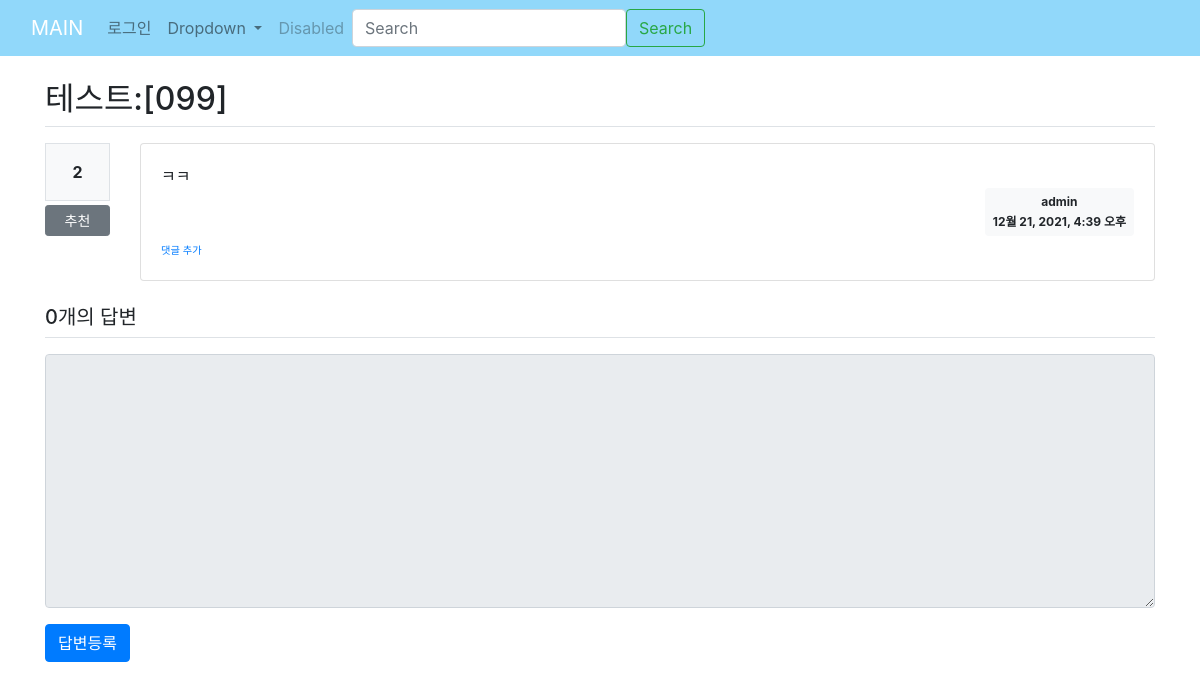
The app's page /115/, older data.
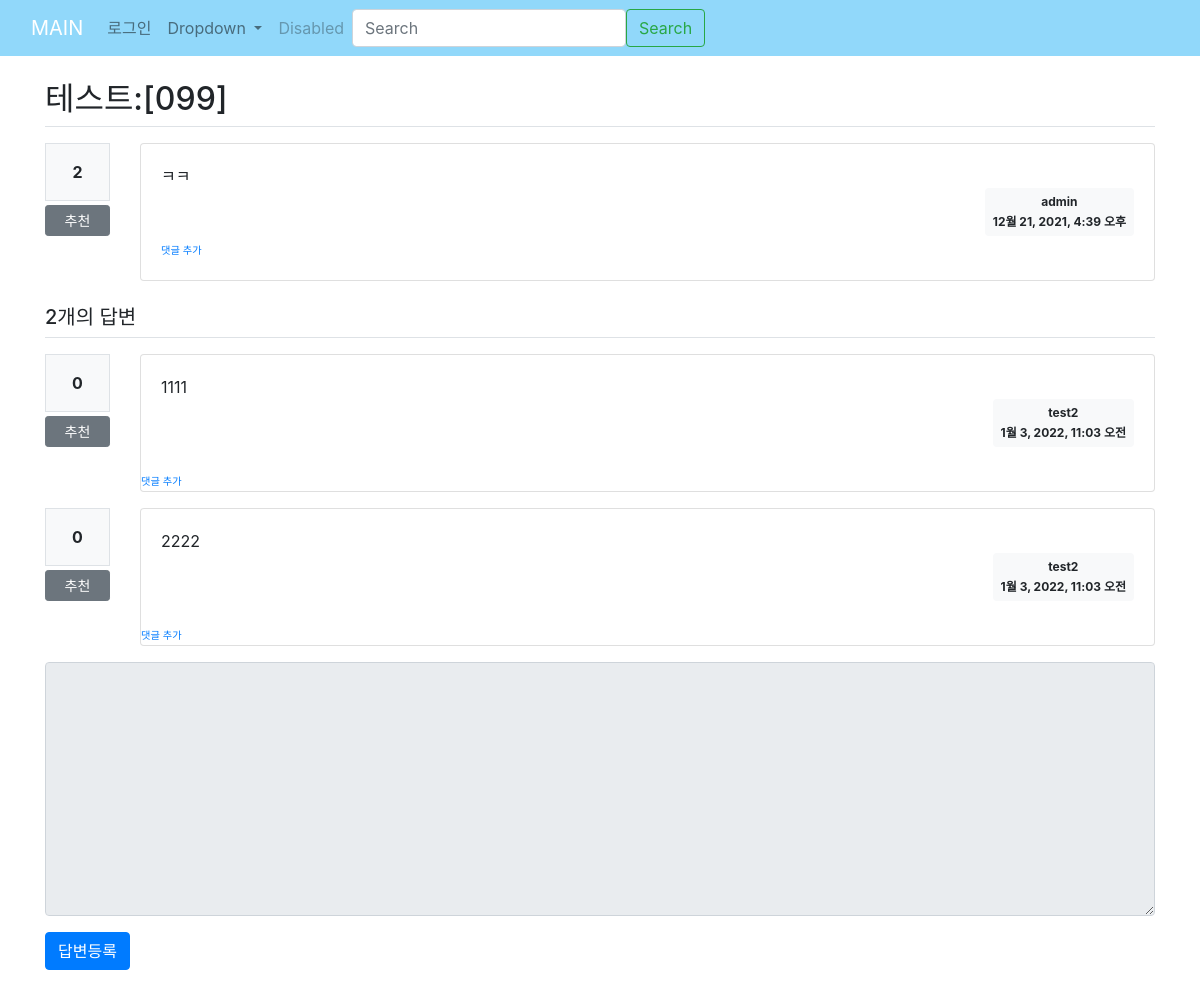
The same page, newer data.
### board/models.py (models this page shows, shortened)
class Question(models.Model):
    modify_date = models.DateTimeField(null=True, blank=True)
    author = models.ForeignKey(User, on_delete=models.CASCADE, related_name='author_question')
    subject = models.CharField(max_length=200)
    content = models.TextField()
    create_date = models.DateTimeField()
    voter = models.ManyToManyField(User, related_name='voter_question')

class Answer(models.Model):
    modify_date = models.DateTimeField(null=True, blank=True)
    author = models.ForeignKey(User, on_delete=models.CASCADE, null=True, related_name='author_answer')
    question = models.ForeignKey(Question, on_delete=models.CASCADE)
    content = models.TextField()
    create_date = models.DateTimeField()
    voter = models.ManyToManyField(User, related_name='voter_answer')

### board/views/base_views.py (the view)
# urls.py: path('<int:question_id>/', base_views.detail, name='detail'),
def detail(request, question_id):
    question = get_object_or_404(Question, pk=question_id)
    context = {'question': question}
    return render(request, 'board/question_detail.html', context)

### templates/board/question_detail.html (shortened to what this page needs)
{% extends 'base.html' %}
{% block content %}
<div class="container my-3">
    <h2 class="border-bottom py-2">{{ question.subject }}</h2>
    <div class="row my-3">
        <div class="col-1">
            <div class="bg-light text-center p-3 border font-weight-bolder mb-1" id="test">
                {{question.voter.count}}
            </div>
            <a href="#" data-uri="{% url 'board:vote_question' question.id %}"
               class="recommend btn btn-sm btn-secondary btn-block my-1">추천</a>
        </div>
        <div class="col-11">
            <div class="card">
                <div class="card-body">
                    <div class="card-text" style="white-space: pre-line;">{{ question.content }}</div>
                        <div class="d-flex justify-content-end">
                            <div class="badge badge-light p-2">
                        <div class="mb-2">{{ question.author }}</div>
                    <div>{{ question.create_date }}</div>
                </div>
            </div>
            <div>
                <a href="{% url 'board:comment_create_question' question.id %}"
                   class="small"><small>댓글 추가</small>
                </a>
            </div>
        </div>
    </div>
    </div>
    </div>
    <h5 class="border-bottom my-3 py-2">{{ question.answer_set.count}}개의 답변</h5>
        {% for answer in question.answer_set.all %}
        <div class="row my-3">
            <div class="col-1">
                <div class="bg-light text-center p-3 border font-weight-bolder mb-1">
                    {{answer.voter.count}}
                </div>
                <a href="#" data-uri="{% url 'board:vote_answer' question.id %}"
                   class="recommend btn btn-sm btn-secondary btn-block my-1">추천</a>
            </div>
        <div class="col-11">
            <div class="card">
            <div class="card-body">
             <div class="card-text" style="white-space: pre-line;">{{ answer.content }}</div>
            <div class="d-flex justify-content-end">
                <div class="badge badge-light p-2">
                    <div class="mb-2">{{ answer.author }}</div>
                    <div>{{ answer.create_date }}</div>
                </div>
            </div>
            </div>
            <div>
                <a href="{% url 'board:comment_create_answer' question.id %}"
                   class="small"><small>댓글 추가</small>
                </a>
            </div>
        </div>
        </div>
    </div>
    {% endfor %}
    <form action="{% url 'board:answer_create' question.id %}" method="post" class="my-3">
        <div class="form-group">
            <textarea {% if not user.is_authenticated %}disabled{% endif %} name="content" id="content" rows="10" class="form-control"></textarea>
        </div>
    <input type="submit" value="답변등록" class="btn btn-primary">
    </form>
</div>
{% endblock %}

### templates/base.html (shortened to what this page needs)
{% load static %}
<!DOCTYPE html>
<html lang="ko">
<head>
    <link rel="stylesheet" type="text/css" href="{% static 'bootstrap.min.css' %}">
</head>
<body>
{% include "navbar.html" %}
{% block content %}{% endblock %}
</body>
</html>

### templates/navbar.html (shortened to what this page needs)
<nav class="navbar navbar-expand-lg navbar-light" style="background-color: #91D8FA;">
  <div class="container-fluid">
    <a class="navbar-brand" style="color:white" href="{% url 'board:index' %}">MAIN</a>
    <div class="collapse navbar-collapse" id="navbarSupportedContent">
      <ul class="navbar-nav me-auto mb-2 mb-lg-0">
        <li class="nav-item">
          {% if user.is_authenticated %}
          <a class="nav-link" href="{% url 'common:logout' %}">{{ user.username }}님 (로그아웃)</a>
          {% else %}
          <a class="nav-link" href="{% url 'common:login' %}">로그인</a>
          {% endif %}
        </li>
        <li class="nav-item dropdown">
          <a class="nav-link dropdown-toggle" href="#" id="navbarDropdown" role="button" data-bs-toggle="dropdown" aria-expanded="false">
            Dropdown
          </a>
        </li>
        <li class="nav-item">
          <a class="nav-link disabled">Disabled</a>
        </li>
      </ul>
      <form class="d-flex">
        <input class="form-control me-2" type="search" placeholder="Search" aria-label="Search">
        <button class="btn btn-outline-success" type="submit">Search</button>
      </form>
    </div>
  </div>
</nav>

Row changes from the older to the newer data that the page shows:
computed for Question "테스트:[099]": answer_set.count "0" → "2"
added Answer: voter.count "0", content "1111", author "test2", create_date "1월 3, 2022, 11:03 오전"
added Answer: voter.count "0", content "2222", author "test2", create_date "1월 3, 2022, 11:03 오전"
